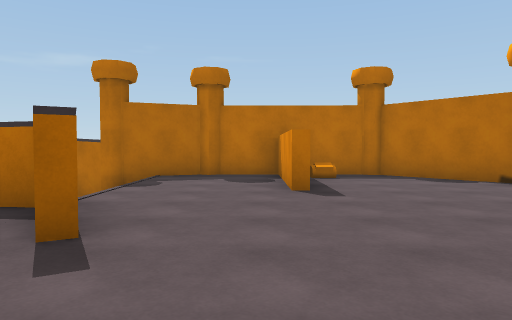
view 1 (above)

18 first-person views from a walk through a scene from a Unity 3-D project. The camera is 1.3 m above the floor, tilts 2° down and sees 70° across. The floor is counted in squares, 2 m on a side. Each view is taken from the middle of a square. On the plan, view 1 faces up. The plan holds only what a view shows up to about 11 squares ahead; the rest is blank. The place goes on beyond the plan. The player character is not drawn. Surface patterns are stand-ins for the level's own textures.

view 2
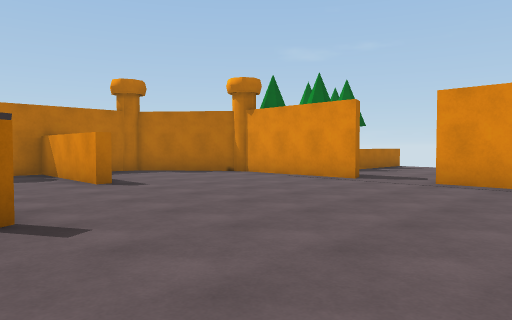

view 3
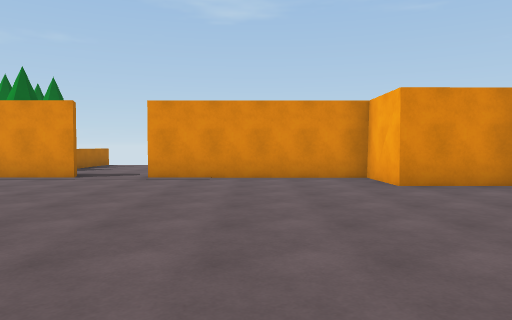

view 4
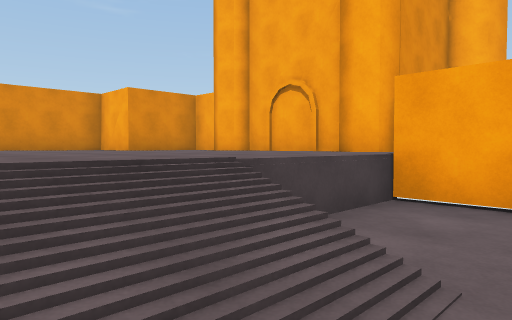

view 5
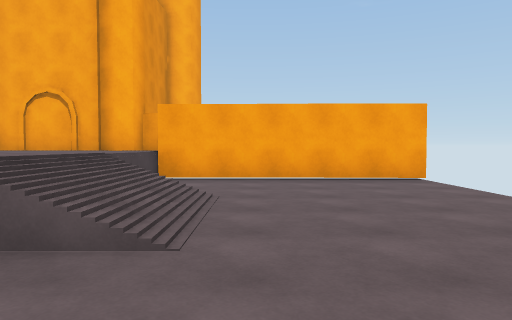

view 6
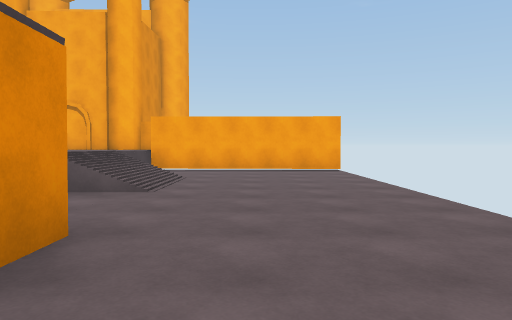

view 7
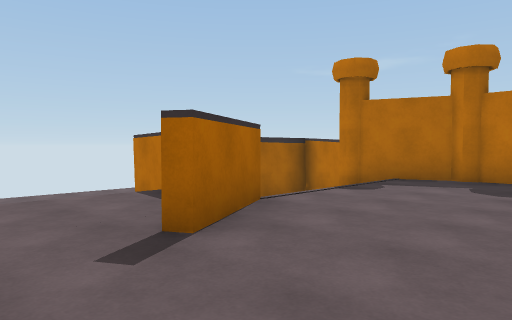

view 8
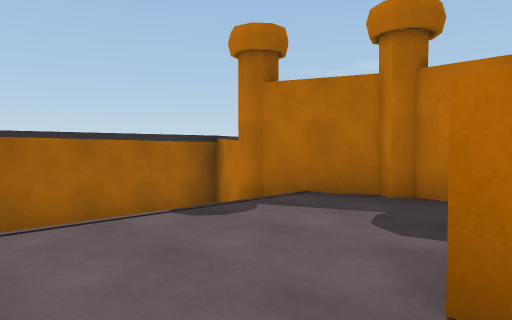

view 9
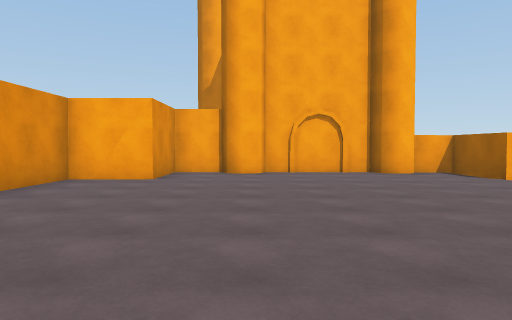

view 10
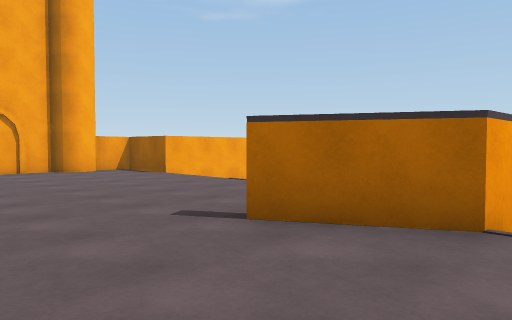

view 11
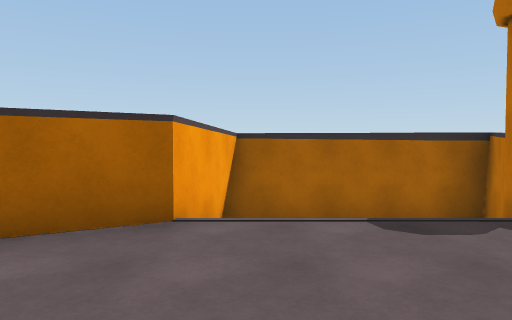

view 12
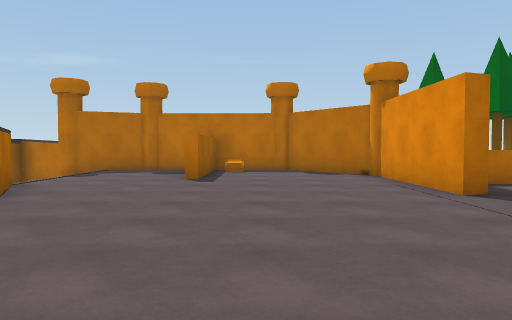

view 13
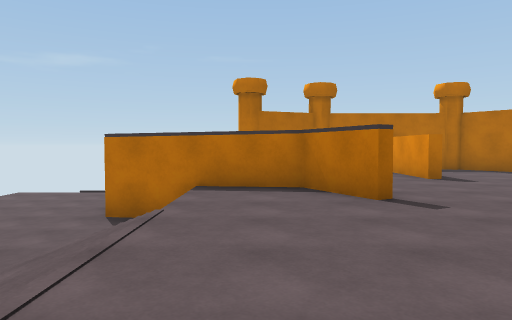

view 14
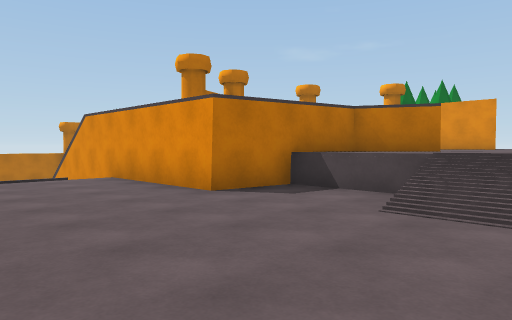

view 15
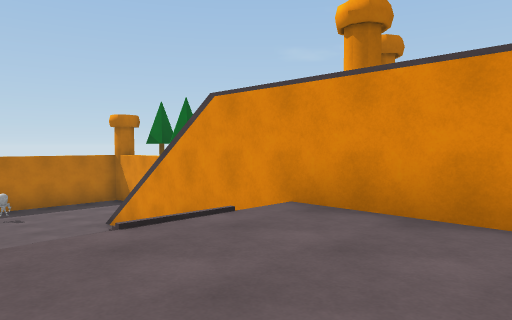

view 16
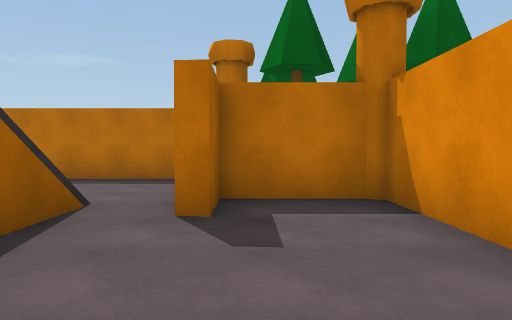

view 17
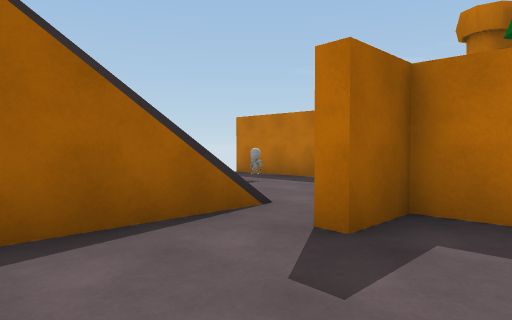

view 18
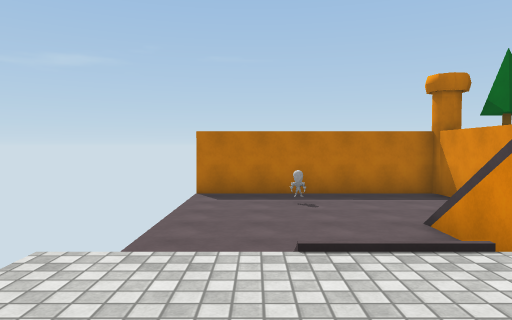

### Floor plan
Key: @ floor where view 1 was taken; # wall or solid block; . main floor; - floor 1.25 m lower than the main floor; _ floor 2.5 m lower than the main floor; < floor 3.25 m lower than the main floor; / step, stairs or slope; = window, fence, low wall or low ledge; O other object.
Columns run from 9 left of view 1 to 8 right of it. Each row starts with its distance up from view 1.
 17 #######
 16 <<<<<<#
 15 <<O<<<#
 14 <<<<<<###
 13 <<<</<#<#
 12 <<<<#<<<#
 11     #<<<#
 10 __/_#<<<#
  9 __/_#<<#######
  8 ////=###..#..#
  7 ----=  ...#...#
  6 ----#  ...#...#  #
  5 ----#  .......#=##
  4 ----####......#...
  3 ------.#......#...
  2 -----=............
  1 ----//........#
  0 ----//...@....#
 -1 ----//........#
 -2 ------........#
 -3 -----=........#
 -4 ######......###
 -5      ##...#.#
 -6      ########

Positions as (right, up) in squares from view 1, and headings:
1: (0, 0), facing up
2: (-2, -1), facing up-right
3: (-3, -1), facing right
4: (-6, 1), facing down-right
5: (-6, 4), facing down
6: (-7, 7), facing down
7: (1, 1), facing up-left
8: (1, 4), facing up-left
9: (1, 4), facing down
10: (1, 5), facing down-left
11: (1, 5), facing left
12: (2, -2), facing up
13: (-3, -2), facing up
14: (-9, 0), facing up-right
15: (-9, 5), facing up-right
16: (-3, 9), facing up
17: (-2, 10), facing up-left
18: (-8, 8), facing up
